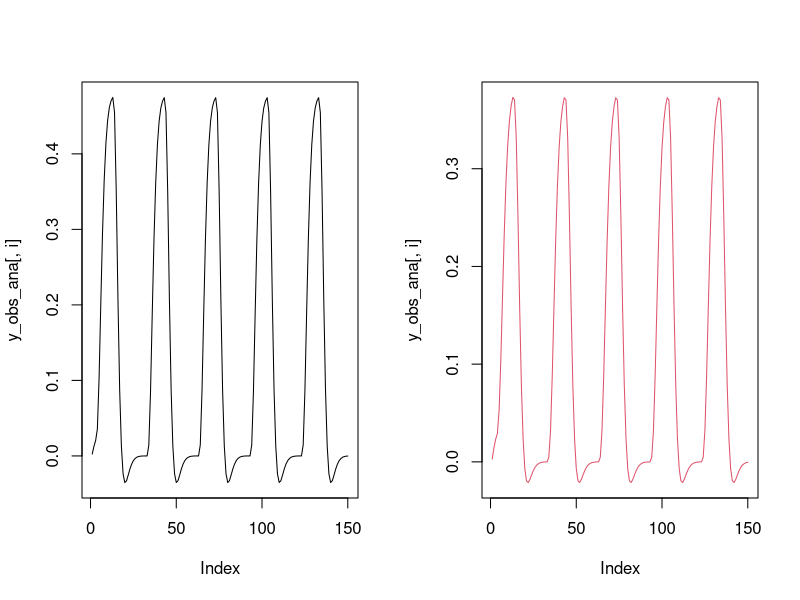
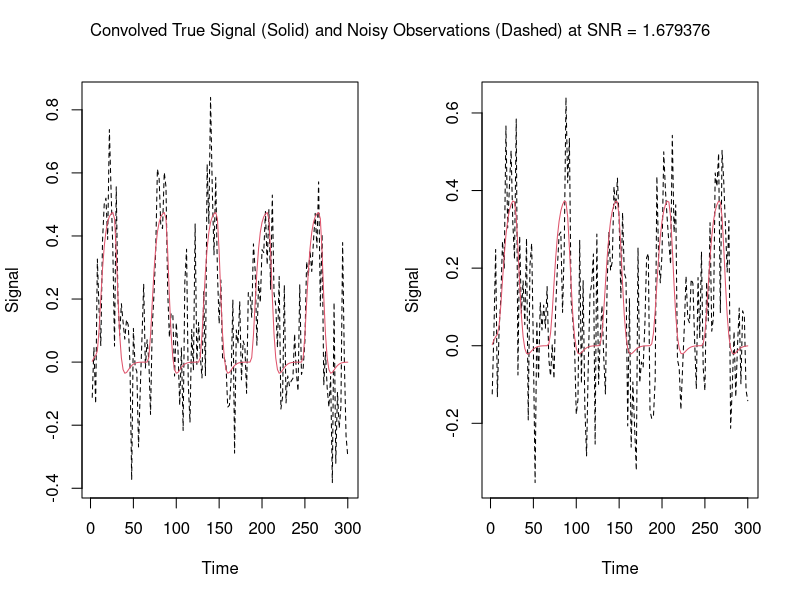

Here is the R script that generated these plots, in order: (Note: this script raises an error after producing the figures.)
# Simulating from the complex model with the diag(A) fixed to -0.5
remove(list=ls())

# Packages
library(expm)
library(posterior)

# Generating inputs
##########################
m = 2; n_u = 2; max_time = 150*2
nu = list(nu_A = c(0.4,0.3), nu_B = c(-0.2), nu_C=c(0.3))
idxs = list(A_idxs = matrix(c(2,1,
                              1,2), byrow = T, ncol=2),
            B_idxs = matrix(c(2,1,2), byrow=T, ncol = 3),
            C_idxs = matrix(c(1,1), byrow=T, ncol=2))
times = NULL
input = NULL

linear <- function(t, z, params, input) {
  # t is the current time point in the integration, 
  # z is the current estimate of the variables in the ODE system
  A = params[["A"]]
  B = params[["B"]] 
  C = params[["C"]]
  u = matrix(input(t),ncol=1)
  B_all = Reduce("+", lapply(1:nrow(u), function(i) u[i,1]*B[[i]])) 
  dz <- (A+B_all)%*%z + C%*%u
  return(list(dz))
}
gen_input = function(times, start_time, end_time, duration,between_duration){
  input = rep(0,length(times))
  
  current_start_time = start_time
  time_points = matrix(nrow = 0,ncol=2)
  while(1){
    current_end_time = current_start_time + duration 
    if(current_end_time > end_time){current_end_time = end_time}
    time_points = rbind(time_points, c(current_start_time, current_end_time))
    if(current_end_time + between_duration < end_time){
      current_start_time = current_end_time + between_duration 
    }else{
      break
    }
  }
  for(i in 1:nrow(time_points)){
    input[time_points[i,1]<times & times <=time_points[i,2]] = 1
  }
  input
}
struct_paramMats = function(m, n_u, idxs, nu){
  
  A = matrix(data = 0,nrow = m, ncol = m)
  for(i in 1:nrow(idxs$A_idxs)){
    A[idxs$A_idxs[i,1], idxs$A_idxs[i,2]] = with(nu,nu_A[i])
  }
  diag(A) = -0.5*exp(diag(A))
  
  B = lapply(1:n_u, function(x){matrix(data = 0,nrow = m, ncol = m)})
  for(i in 1:nrow(idxs$B_idxs)){
    B[[idxs$B_idxs[i,1]]][idxs$B_idxs[i,2], idxs$B_idxs[i,3]] = with(nu,nu_B[i])
  }
  
  C = matrix(data=0, nrow = m, ncol = n_u)
  for(i in 1:nrow(idxs$C_idxs)){
    C[idxs$C_idxs[i,1], idxs$C_idxs[i,2]] = with(nu,nu_C[i])
  }
  
  return(list(A=A,B=B,C=C))
  
}


if(is.null(times)){times <- seq(0, max_time, 2)}

if(is.null(input)){
  input1  = gen_input(times,start_time = 5,end_time = max(times),duration = 20,between_duration=40)
  input2  = gen_input(times,start_time = 25,end_time = max(times),duration = 20,between_duration=40)
  input = cbind(input1, input2)
}else{
  if(length(times)!=nrow(input)){stop("length(input)!=nrow(input)")}
}

input_u = function(t){
  sapply(1:ncol(input), function(j) approxfun(x = times,y = input[,j], rule=2, method="const",f=0)(t))
}

n_u = length(input_u(0))
u = input[-1,]

# set up parameters
paramMats = struct_paramMats(m = m,n_u = n_u,idxs = idxs,nu = nu)

# Simulating data
# Solving piecewise analytically
##########################
# Function to get changepoints in u when u(t) is any dimension
get_changepoints <- function(input){
  
  # Get dataframe of indices when changes occur
  changes <- as.data.frame(which(abs(diff(input)) >= 1, arr.ind = T))
  changes$row <- changes$row+1 # add 1 to row index to indicate the row the change starts
  changes <- changes[order(changes$row),] # ascending order
  
  # Make duplicates their own category to reflect when switching from input1 -> input2
  changes <- changes[!duplicated(changes$row),] # remove duplicates
  
  # Add in last row to reflect final block of times
  changes <- rbind(changes, c(nrow(input),0))$row
  
  # Return dataframe
  return(changes)
}

# Scenario a: u(t) = 0
eval_u_a <- function(t, z0, A, prev_index){
  expm::expAtv(A = A, t = times[t]-times[prev_index], v = z0)$eAtv
}

# Scenario b: u(t) != 0
eval_u_b <- function(t, z0, A, B, C, input, prev_index){
  A0 = A + Reduce("+",lapply(1:ncol(input), function(i) input[t-1,i]*B[[i]]))
  b0 = as.numeric(C%*%input[t-1,])
  zstar = -solve(A0,b0)
  expm::expAtv(A = A0,t = times[t]-times[prev_index],v = z0-zstar)$eAtv + zstar
}

# Function to get piecewise analytic solution to ODE
get_AnalyticSol <- function(input, changes, times, parms, m, v0 = NULL){
  
  # Get initial values if not specified
  if (is.null(v0) == T) {v0 <- rep(0.1,m)}
  
  # Matrix to store solution
  sol <- matrix(NA, nrow = length(times), ncol = m)
  sol[1,] <- v0 # add initial values
  
  # Initialize at u(t)=0
  prev_index <- 1
  
  # For loop to go from one change to the next
  for (i in 1:length(changes)){
    
    # Denote index for which we will work up to
    index <- changes[i]
    
    # Update solution based on change_type
    if (sum(input[index-1,]) == 0){
      sol[(prev_index+1):index,] <- t(sapply((prev_index+1):index, eval_u_a, 
                                             z0 = sol[prev_index,], A = parms$A,
                                             prev_index = prev_index))
    } else {
      if(sum(input[index-1,]) != 0){
        sol[(prev_index+1):index,] <- t(sapply((prev_index+1):index, eval_u_b, 
                                               z0 = sol[prev_index,], A = parms$A, 
                                               B = parms$B, C = parms$C,
                                               input = input, prev_index = prev_index))
      }
    }
    
    # Update indices
    prev_index <- index 
    
  }
  return(sol)
}
##########################

# Running functions to get analytic solution
# Obtain dataframe of changes based on input
changes <- get_changepoints(input)

# Running final function
analytic_sol <- get_AnalyticSol(input, changes, times, parms = paramMats, m)

# Quickly check with forward solving ODE numerically - good
library(deSolve)
numeric_sol <- ode(y = rep(0.1,m),
                   times = times,
                   func = linear,
                   parms= with(paramMats, list(A=A, B=B, C=C)),
                   input = input_u,                   
                   atol = 1e-6, 
                   rtol = 1e-6
)

round(abs(analytic_sol-numeric_sol[,-1]),digits=4)

##########################

# convolution with HRF
# https://bic-berkeley.github.io/psych-214-fall-2016/convolution_background.html
HRF = function(t){dgamma(x = t, shape = 6,rate = 1) - (1/6)*dgamma(x = t,shape = 16,rate = 1)}
HRF_mu = function(mu,tp){
  convolve(mu, rev(HRF(tp)),type="open")[1:length(tp)]
}

y_obs_ana = sapply(1:m, function(i) HRF_mu(analytic_sol[-1,i],times[-1]))

par(mfrow = c(1,2))
for (i in 1:m) plot(y_obs_ana[,i], type = 'l', col = i)
#############################


# Add some white Gaussian noise according to approximate SNR obtained from SPM motion data
SNR = 1.679376
variance <-  numeric()
y_obs <- matrix(NA, nrow = length(times)-1, ncol = m)
for (j in 1:m){
  set.seed(j)
  variance[j] <- (var(y_obs_ana[,j])+(mean(y_obs_ana[,j]))^2)/SNR
  y_obs[,j] <- y_obs_ana[,j] + rnorm(length(times)-1, mean = 0, sd = sqrt(variance[j]))
}

variance
sqrt(variance)

par(mfrow=c(1,2))
for (i in 1:m){
  plot(times[-1],y_obs[,i],col=1,
       type='l',lty=2,xlab = "Time",ylab = "Signal")
  lines(times[-1],y_obs_ana[,i],col=2)
}
mtext(paste("Convolved True Signal (Solid) and Noisy Observations (Dashed) at SNR = ",
            SNR,sep = ""), side = 3, line = -2, outer = T)

##########################################

# Save/export data
dat <- list(times = times[-1], u = u, y_obs = y_obs)
save(dat, file = "Computational_Efficiency_Sim/Data/dat_simple_mdl_diag_fix.RData")

############################
# Structural identifiability check
# (A1)-(A4) met
# A%*%s vectors are independent (A5)
z0 <- rep(0.1,m)
mat <- cbind(z0,paramMats$A%*%z0)
solve(mat,c(0,0))

# A has d distinct eigenvalues (A6)
eigen(paramMats$A)$values

# Eigenvalues of matrix exponential of \Tilde(A) are all positive real (A7)
eigen(expm(paramMats$A + paramMats$B[[1]]))$values
eigen(expm(paramMats$A + paramMats$B[[2]]))$values

# Data blocks invertible for each condition (A8)
solve(cbind(dat$y_obs[3:5,],1))
solve(cbind(dat$y_obs[13:15,],1))


################################################################################
# Simulating from the complex model with the diag(A) allowed to vary
remove(list=ls())

# Packages
library(expm)
library(posterior)

# Generating inputs
##########################
m = 2; n_u = 2; max_time = 150*2
nu = list(nu_A = c(0.4,0.3,rep(0.1,m)), nu_B = c(-0.2), nu_C=c(0.3))
idxs = list(A_idxs = matrix(c(2,1,
                              1,2,
                              1,1,
                              2,2), byrow = T, ncol=2),
            B_idxs = matrix(c(2,1,2), byrow=T, ncol = 3),
            C_idxs = matrix(c(1,1), byrow=T, ncol=2))
times = NULL
input = NULL

linear <- function(t, z, params, input) {
  # t is the current time point in the integration, 
  # z is the current estimate of the variables in the ODE system
  A = params[["A"]]
  B = params[["B"]] 
  C = params[["C"]]
  u = matrix(input(t),ncol=1)
  B_all = Reduce("+", lapply(1:nrow(u), function(i) u[i,1]*B[[i]])) 
  dz <- (A+B_all)%*%z + C%*%u
  return(list(dz))
}
gen_input = function(times, start_time, end_time, duration,between_duration){
  input = rep(0,length(times))
  
  current_start_time = start_time
  time_points = matrix(nrow = 0,ncol=2)
  while(1){
    current_end_time = current_start_time + duration 
    if(current_end_time > end_time){current_end_time = end_time}
    time_points = rbind(time_points, c(current_start_time, current_end_time))
    if(current_end_time + between_duration < end_time){
      current_start_time = current_end_time + between_duration 
    }else{
      break
    }
  }
  for(i in 1:nrow(time_points)){
    input[time_points[i,1]<times & times <=time_points[i,2]] = 1
  }
  input
}
struct_paramMats = function(m, n_u, idxs, nu){
  
  A = matrix(data = 0,nrow = m, ncol = m)
  for(i in 1:nrow(idxs$A_idxs)){
    A[idxs$A_idxs[i,1], idxs$A_idxs[i,2]] = with(nu,nu_A[i])
  }
  diag(A) = -0.5*exp(diag(A))
  
  B = lapply(1:n_u, function(x){matrix(data = 0,nrow = m, ncol = m)})
  for(i in 1:nrow(idxs$B_idxs)){
    B[[idxs$B_idxs[i,1]]][idxs$B_idxs[i,2], idxs$B_idxs[i,3]] = with(nu,nu_B[i])
  }
  
  C = matrix(data=0, nrow = m, ncol = n_u)
  for(i in 1:nrow(idxs$C_idxs)){
    C[idxs$C_idxs[i,1], idxs$C_idxs[i,2]] = with(nu,nu_C[i])
  }
  
  return(list(A=A,B=B,C=C))
  
}


if(is.null(times)){times <- seq(0, max_time, 2)}

if(is.null(input)){
  input1  = gen_input(times,start_time = 5,end_time = max(times),duration = 20,between_duration=40)
  input2  = gen_input(times,start_time = 25,end_time = max(times),duration = 20,between_duration=40)
  input = cbind(input1, input2)
}else{
  if(length(times)!=nrow(input)){stop("length(input)!=nrow(input)")}
}

input_u = function(t){
  sapply(1:ncol(input), function(j) approxfun(x = times,y = input[,j], rule=2, method="const",f=0)(t))
}

n_u = length(input_u(0))
u = input[-1,]

# set up parameters
paramMats = struct_paramMats(m = m,n_u = n_u,idxs = idxs,nu = nu)

# Simulating data
# Solving piecewise analytically
##########################
# Function to get changepoints in u when u(t) is any dimension
get_changepoints <- function(input){
  
  # Get dataframe of indices when changes occur
  changes <- as.data.frame(which(abs(diff(input)) >= 1, arr.ind = T))
  changes$row <- changes$row+1 # add 1 to row index to indicate the row the change starts
  changes <- changes[order(changes$row),] # ascending order
  
  # Make duplicates their own category to reflect when switching from input1 -> input2
  changes <- changes[!duplicated(changes$row),] # remove duplicates
  
  # Add in last row to reflect final block of times
  changes <- rbind(changes, c(nrow(input),0))$row
  
  # Return dataframe
  return(changes)
}

# Scenario a: u(t) = 0
eval_u_a <- function(t, z0, A, prev_index){
  expm::expAtv(A = A, t = times[t]-times[prev_index], v = z0)$eAtv
}

# Scenario b: u(t) != 0
eval_u_b <- function(t, z0, A, B, C, input, prev_index){
  A0 = A + Reduce("+",lapply(1:ncol(input), function(i) input[t-1,i]*B[[i]]))
  b0 = as.numeric(C%*%input[t-1,])
  zstar = -solve(A0,b0)
  expm::expAtv(A = A0,t = times[t]-times[prev_index],v = z0-zstar)$eAtv + zstar
}

# Function to get piecewise analytic solution to ODE
get_AnalyticSol <- function(input, changes, times, parms, m, v0 = NULL){
  
  # Get initial values if not specified
  if (is.null(v0) == T) {v0 <- rep(0.1,m)}
  
  # Matrix to store solution
  sol <- matrix(NA, nrow = length(times), ncol = m)
  sol[1,] <- v0 # add initial values
  
  # Initialize at u(t)=0
  prev_index <- 1
  
  # For loop to go from one change to the next
  for (i in 1:length(changes)){
    
    # Denote index for which we will work up to
    index <- changes[i]
    
    # Update solution based on change_type
    if (sum(input[index-1,]) == 0){
      sol[(prev_index+1):index,] <- t(sapply((prev_index+1):index, eval_u_a, 
                                             z0 = sol[prev_index,], A = parms$A,
                                             prev_index = prev_index))
    } else {
      if(sum(input[index-1,]) != 0){
        sol[(prev_index+1):index,] <- t(sapply((prev_index+1):index, eval_u_b, 
                                               z0 = sol[prev_index,], A = parms$A, 
                                               B = parms$B, C = parms$C,
                                               input = input, prev_index = prev_index))
      }
    }
    
    # Update indices
    prev_index <- index 
    
  }
  return(sol)
}
##########################

# Running functions to get analytic solution
# Obtain dataframe of changes based on input
changes <- get_changepoints(input)

# Running final function
analytic_sol <- get_AnalyticSol(input, changes, times, parms = paramMats, m)

# Quickly check with forward solving ODE numerically - good
library(deSolve)
numeric_sol <- ode(y = rep(0.1,m),
                   times = times,
                   func = linear,
                   parms= with(paramMats, list(A=A, B=B, C=C)),
                   input = input_u,                   
                   atol = 1e-6, 
                   rtol = 1e-6
)

round(abs(analytic_sol-numeric_sol[,-1]),digits=4)

##########################

# convolution with HRF
# https://bic-berkeley.github.io/psych-214-fall-2016/convolution_background.html
HRF = function(t){dgamma(x = t, shape = 6,rate = 1) - (1/6)*dgamma(x = t,shape = 16,rate = 1)}
HRF_mu = function(mu,tp){
  convolve(mu, rev(HRF(tp)),type="open")[1:length(tp)]
}

y_obs_ana = sapply(1:m, function(i) HRF_mu(analytic_sol[-1,i],times[-1]))

par(mfrow = c(1,2))
for (i in 1:m) plot(y_obs_ana[,i], type = 'l', col = i)
#############################


# Add some white Gaussian noise according to approximate SNR obtained from SPM motion data
SNR = 1.679376
variance <-  numeric()
y_obs <- matrix(NA, nrow = length(times)-1, ncol = m)
for (j in 1:m){
  set.seed(j)
  variance[j] <- (var(y_obs_ana[,j])+(mean(y_obs_ana[,j]))^2)/SNR
  y_obs[,j] <- y_obs_ana[,j] + rnorm(length(times)-1, mean = 0, sd = sqrt(variance[j]))
}

variance
sqrt(variance)

par(mfrow=c(1,2))
for (i in 1:m){
  plot(times[-1],y_obs[,i],col=1,
       type='l',lty=2,xlab = "Time",ylab = "Signal")
  lines(times[-1],y_obs_ana[,i],col=2)
}
mtext(paste("Convolved True Signal (Solid) and Noisy Observations (Dashed) at SNR = ",
            SNR,sep = ""), side = 3, line = -2, outer = T)

##########################################

# Save/export data
dat <- list(times = times[-1], u = u, y_obs = y_obs)
save(dat, file = "Computational_Efficiency_Sim/Data/dat_simple_mdl_diag_var.RData")

############################
# Structural identifiability check
# (A1)-(A4) met
# A%*%s vectors are independent (A5)
z0 <- rep(0.1,m)
mat <- cbind(z0,paramMats$A%*%z0)
solve(mat,c(0,0))

# A has d distinct eigenvalues (A6)
eigen(paramMats$A)$values

# Eigenvalues of matrix exponential of \Tilde(A) are all positive real (A7)
eigen(expm(paramMats$A + paramMats$B[[1]]))$values
eigen(expm(paramMats$A + paramMats$B[[2]]))$values

# Data blocks invertible for each condition (A8)
solve(cbind(dat$y_obs[3:5,],1))
solve(cbind(dat$y_obs[13:15,],1))
